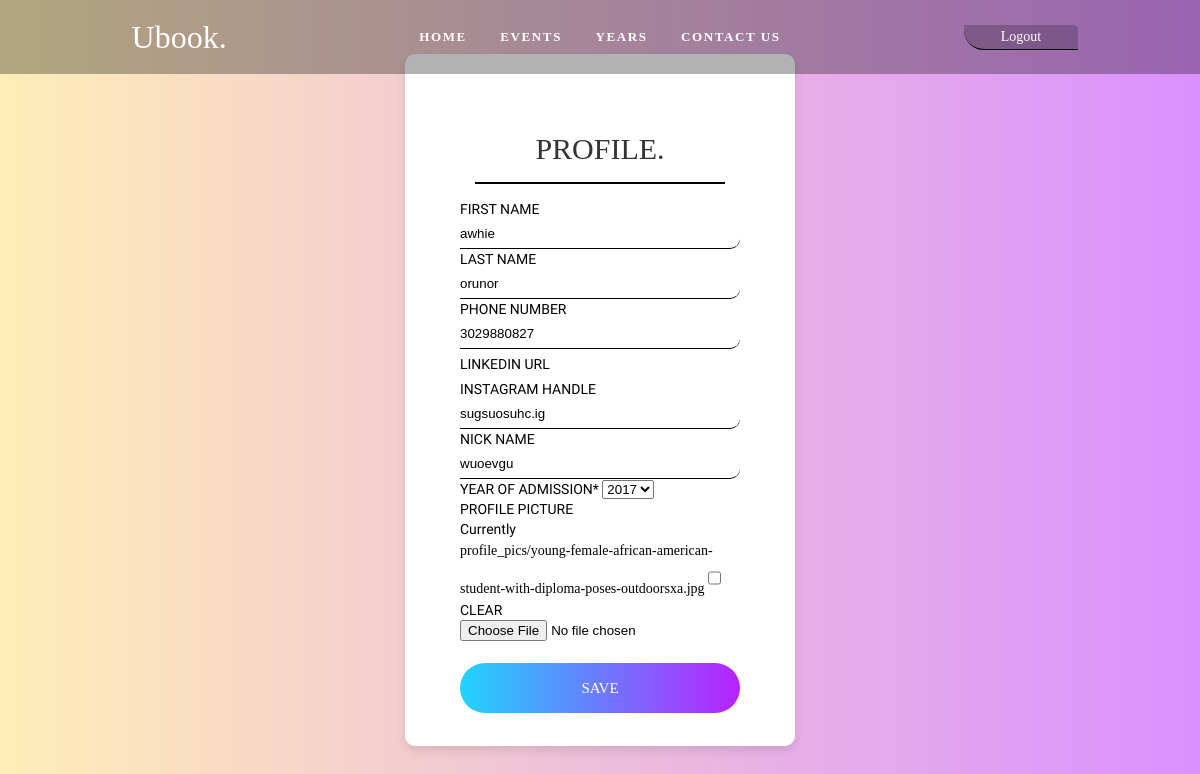
/fprofile/ (signed in), run on the app's committed database.
### book/models.py (models this page shows, shortened)
class Student(models.Model):
    user = models.OneToOneField(User, on_delete=models.CASCADE, null=True)
    first_name = models.CharField(max_length=50, blank=True)
    last_name = models.CharField(max_length=50, blank=True)
    profile_picture = models.ImageField(upload_to='profile_pics', blank=True, null=True, default='default.jpg')
    year_of_admission = models.IntegerField(choices=[(year, year) for year in range(2017, datetime.date.today().year + 1)], default=2017)
    nick_name = models.CharField(max_length=50,blank=True)
    linkedin_url = models.URLField(blank=True)  # Use URLField instead of CharField for validation
    phone_regex = RegexValidator(regex=r"^\d{10,15}$", message="Phone number must be 10-15 digits.")
    phone_number = models.CharField(validators=[phone_regex], max_length=15, blank=True)
    instagram_handle = models.CharField(max_length=50, blank=True)  # Use "handle" for clarity
    can_post = models.BooleanField(default=False)
    accept_log = models.BooleanField(default=False)

### book/views.py (the view)
@lr
def full_profile_view(request):
    if request.method == 'POST':
        s_form = fullStudentUpdateForm(request.POST, request.FILES, instance=request.user.student)
        if s_form.is_valid():
            student = s_form.save()  # Update the existing student object
            message.append('profile updated')
            return redirect('fprofile')
    else:
        s_form = fullStudentUpdateForm(instance=request.user.student)
    context = {'s_form': s_form, 'error':message}
    return render(request, 'fprofile.html', context)

### book/forms.py
class fullStudentUpdateForm(forms.ModelForm):
    class Meta:
        model=Student
        fields=['first_name','last_name','phone_number','linkedin_url','instagram_handle',
                'nick_name','year_of_admission','profile_picture']

### book/templates/fprofile.html (shortened to what this page needs)
<!DOCTYPE html>
{% load crispy_forms_tags %}
<html lang="en">
  <head>
    {% load static %}
    <link rel="stylesheet" type="text/css" href="{% static 'css/login.css' %}" />
     {% include "head.html" %}
    <link
  rel="stylesheet"
  type="text/css"
  href="{% static 'css/post.css' %}"
/>
  </head>
  <body>
    <div class="limiter">
        <div id="nav">
            <div id="nav_side">
              <div id="nav_logo" class="icons-con">
                <a href="" class="logo">Ubook.</a>
              </div>
                <ul class="ul">
                  <li><a href="{% if request.user.is_authenticated %}{% url 'home'  %}{% else %}{% url 'main'  %}{% endif %}">home</a></li>
                  <li><a href="{% if request.user.is_authenticated %}{% url 'event'  user.student.year_of_admission  %}{% else %}{% url 'event' current_year  %}{% endif %}">events</a></li>
                  <li><a href="{% if request.user.is_authenticated %}{% url 'year'  user.student.year_of_admission  %}{% else %}{% url 'year' current_year  %}{% endif %}">years</a></li>
                  <li><a href="{% url 'about_us' %}">contact us</a></li>
                </ul>
              {% if request.user.is_authenticated %}
                  <div class="icons-con" id="icons-con"><a href="{% url 'logout' %}"><p class='color-white'>Logout</p></a></div>
              {% else %}
                  <div class="icons-con" id="icons-con"><a href="{% url 'login' %}"><i class="zmdi zmdi-account"></i></a></div>
              {% endif %}
          </div>
        </div>
      <div class="container-login100">
        <div class="wrap-login100">
          <form class="login100-form validate-form" method="POST" action="{% url 'fprofile' %}" enctype='multipart/form-data'>
            <span class="login100-form-title p-b-26"> PROFILE. </span>
            <span class="error">
            </span>
            {{s_form|crispy}}
            <div class="container-login100-form-btn">
              <div class="wrap-login100-form-btn">
                <div class="login100-form-bgbtn"></div>
                <button class="login100-form-btn" type="submit">SAVE</button>
              </div>
            </div>
          </form>
        </div>
      </div>
    </div>
  </body>
</html>

### book/static/css/login.css (style rules this page uses)
* { margin: 0; padding: 0; box-sizing: border-box; }
body, html { height: 100%; font-family: Poppins-Regular, sans-serif; }
a { font-family: Poppins-Regular; line-height: 1.7; color: #666; margin: 0; transition: all 0.4s; -webkit-transition: all 0.4s; -o-transition: all 0.4s; -moz-transition: all 0.4s; }
p { font-family: Poppins-Regular; font-size: 14px; line-height: 1.7; color: #666; margin: 0; }
ul, li { margin: 0; list-style-type: none; }
input { outline: none; border: none; }
input::placeholder, textarea::placeholder { color: #ccc; }
button { outline: none !important; border: none; background: 0 0; }
.limiter { width: 100%; margin: 0 auto; }
.container-login100 { width: 100%; min-height: 100vh; display: -webkit-box; display: -webkit-flex; display: -moz-box; display: -ms-flexbox; display: flex; flex-wrap: wrap; justify-content: center; align-items: center; padding: 15px; background: linear-gradient(left, #ffc40e, #b721ff); background: -webkit-linear-gradient( left, rgba(255, 196, 14, 0.3), rgba(183, 33, 255, 0.5) ); }
.wrap-login100 { width: 390px; background: #fff; border-radius: 10px; overflow: hidden; padding: 77px 55px 33px; box-shadow: 0 5px 10px 0 rgba(0, 0, 0, 0.1); -moz-box-shadow: 0 5px 10px 0 rgba(0, 0, 0, 0.1); -webkit-box-shadow: 0 5px 10px 0 rgba(0, 0, 0, 0.1); -o-box-shadow: 0 5px 10px 0 rgba(0, 0, 0, 0.1); -ms-box-shadow: 0 5px 10px 0 rgba(0, 0, 0, 0.1); }
.login100-form { width: 100%; }
.login100-form-title { display: block; font-family: Poppins-Bold; font-size: 30px; color: #333; line-height: 1.2; text-align: center; text-transform: uppercase; }
.error { display: block; font-family: Poppins-Bold; font-size: 13px; color: #333; line-height: 1.2; text-align: center; border: 0.5px solid black; margin: 15px; }
.container-login100-form-btn { display: -webkit-box; display: -webkit-flex; display: -moz-box; display: -ms-flexbox; display: flex; flex-wrap: wrap; justify-content: center; padding-top: 13px; }
.wrap-login100-form-btn { width: 100%; display: block; position: relative; z-index: 1; border-radius: 25px; overflow: hidden; margin: 0 auto; }
.login100-form-bgbtn { position: absolute; z-index: -1; width: 300%; height: 100%; background: #a64bf4; background: -webkit-linear-gradient( right, #21d4fd, #b721ff, #21d4fd, #b721ff ); background: -o-linear-gradient(right, #21d4fd, #b721ff, #21d4fd, #b721ff); background: -moz-linear-gradient(right, #21d4fd, #b721ff, #21d4fd, #b721ff); background: linear-gradient(right, #21d4fd, #b721ff, #21d4fd, #b721ff); top: 0; left: -100%; -webkit-transition: all 0.4s; -o-transition: all 0.4s; -moz-transition: all 0.4s; transition: all 0.4s; }
.login100-form-btn { font-family: Poppins-Medium; font-size: 15px; color: #fff; line-height: 1.2; text-transform: uppercase; display: -webkit-box; display: -webkit-flex; display: -moz-box; display: -ms-flexbox; display: flex; justify-content: center; align-items: center; padding: 0 20px; width: 100%; height: 50px; }

### book/static/css/one.css (style rules this page uses)
* { margin: 0; padding: 0; box-sizing: border-box; }
.color-white { color: white; font-family: Poppins-Bold; }
body { font-family: "Platypi", serif; font-size: 14px; line-height: 20px; margin: 0; min-height: 100%; line-height: 20px; }
button { outline: none !important; border: none; background: 0 0; }
ul, li { margin: 0; list-style-type: none; }
p { font-family: Poppins-Regular; font-size: 14px; line-height: 1.7; color: #666; margin: 0; }
a { text-decoration: none; cursor: pointer; margin: 0; color: inherit; }
li a { font-size: 13px; letter-spacing: 0.1rem; padding: 10px 15px; display: inline-block; position: relative; font-weight: 700; color: white; }
li { list-style: none; text-transform: uppercase; display: inline-block; }
.ul { margin: 0px; width: 100%; }
#nav { z-index: 9999; position: absolute; width: 100%; top: 0px; padding: 10px; text-align: center; background-color: rgba(0, 0, 0, 0.3); }
.logo { color: #fff; font-weight: 400; left: 0px; }
#nav_side { display: flex; text-align: center; align-items: center; padding-left: 7rem; padding-right: 7rem; }
.icons-con { animation: rubberBand 3s ease; width: 150px; color: white; font-size: xx-large; }
#icons-con { background-color: rgba(0, 0, 0, 0.2); border-bottom-left-radius: 20px; border-top-right-radius: 5px; border-bottom: solid black 1px; }

### book/static/css/animation.css (style rules this page uses)
:root { --animate-duration: 1s; --animate-delay: 1s; --animate-repeat: 1; }

### book/static/css/post.css (style rules this page uses)
.textinput { border-bottom: 0.5px solid black; border-bottom-right-radius: 10px; width: 100%; }
label { text-transform: uppercase; }
input { height: 30px; }

### data on the page
Student: first_name "awhie", last_name "orunor", phone_number "3029880827", instagram_handle "sugsuosuhc.ig", nick_name "wuoevgu", year_of_admission "2017"
